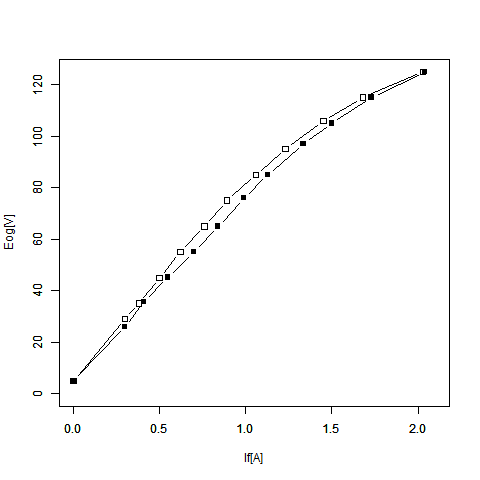

The script that saved this image:
box <- read.csv("tarei.csv")
plot(box[,1],box[,2],type="b",pch=15,xlim=c(0,2.1),ylim=c(0,125),xlab="",ylab="")
par(new=T)
plot(box[,3],box[,4],type="b",pch=0,xlim=c(0,2.1),ylim=c(0,125),xlab="If[A]",ylab="Eog[V]")

dev.copy(png,"tarei.png")
dev.off()